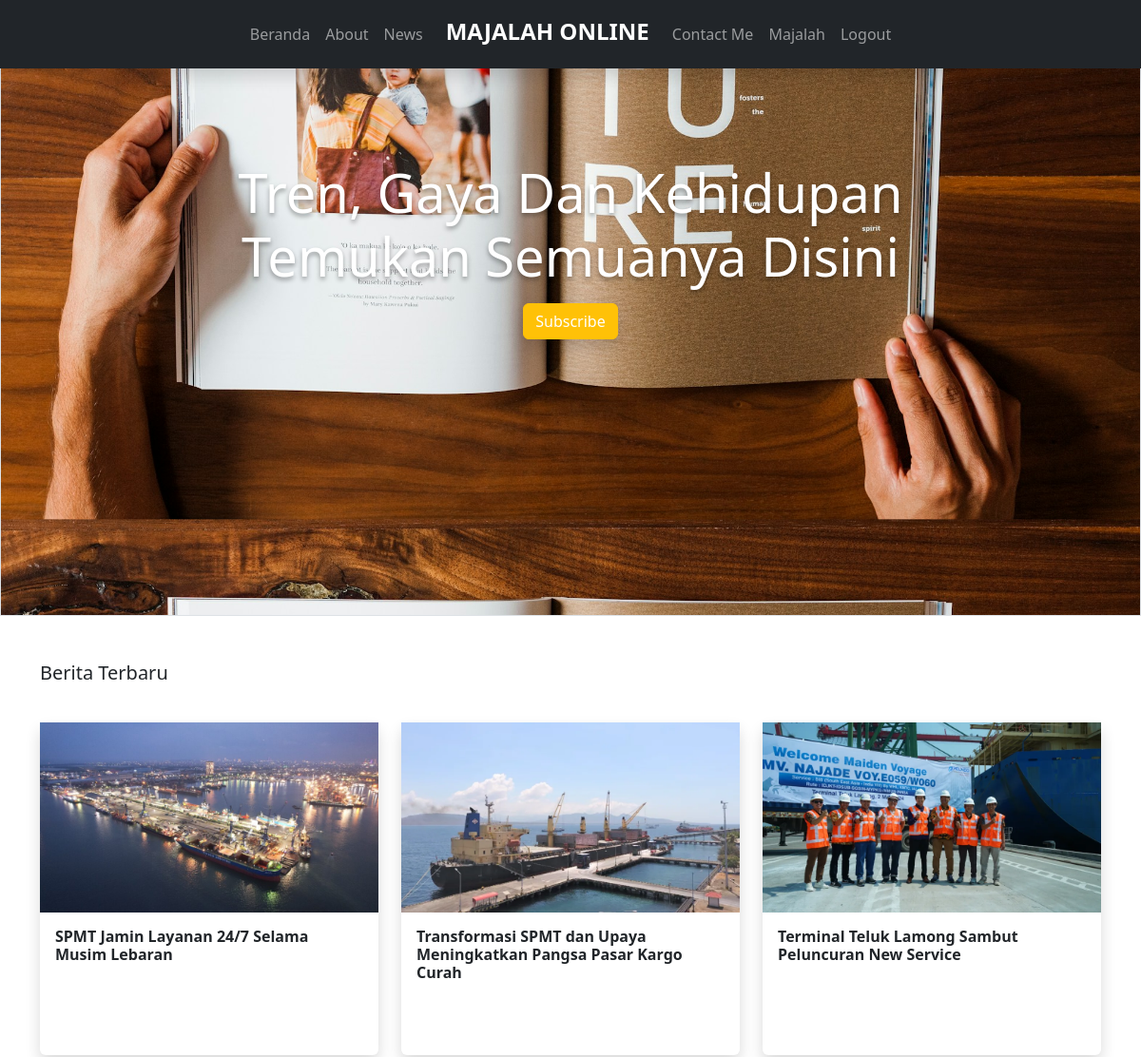
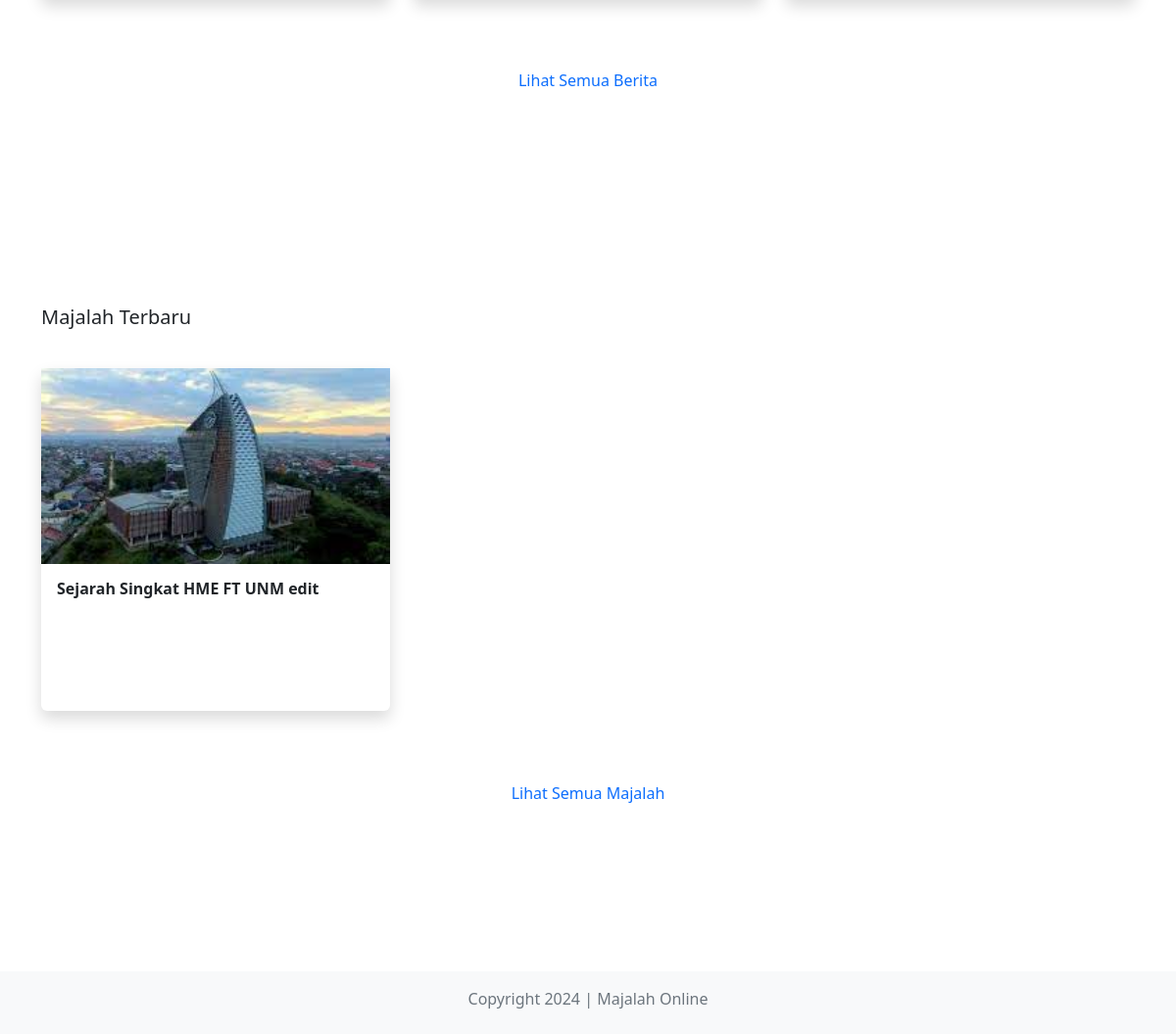
The app's page / (signed in) with its own data (2 pictures, top to bottom).
### tables this page shows
CREATE TABLE `berita` (
  `id_berita` int NOT NULL,
  `judul` varchar(200) NOT NULL DEFAULT '0',
  `gambar` varchar(100) NOT NULL DEFAULT '0',
  `isi` text NOT NULL
);

CREATE TABLE `majalah` (
  `id_majalah` int NOT NULL,
  `judul` varchar(200) DEFAULT NULL,
  `edisi` varchar(50) DEFAULT NULL,
  `desk` text,
  `isi` varchar(50) DEFAULT NULL,
  `cover` varchar(50) DEFAULT NULL,
  `harga_digital` int DEFAULT NULL,
  `harga_cetak` int DEFAULT NULL,
  `harga_keduanya` int DEFAULT NULL
);

### admin/function/query.php (called while the page is built, shortened)
<?php
function query_select($table, $role = [])
{
  global $conn;
  $sql = "SELECT * FROM $table";
  if (isset($role['orderby'])) {
    $sql .= " ORDER BY " . $role['orderby'];
  }
  if (isset($role['limit'])) {
    $sql .= " LIMIT " . $role['limit'];
  }
  $result = mysqli_query($conn, $sql);
  $rows = [];
  while ($row = mysqli_fetch_assoc($result)) {
    $rows[] = $row;
  }
  return $rows;
}

### index.php (the view, shortened to what this page needs)
<?php require 'Comp/header.php'; ?>
<?php
$berita = query_select('berita', ["orderby" => "id_berita DESC", "limit" => "3"]);
$majalah = query_select('majalah', ["orderby" => "id_majalah DESC", "limit" => "3"]);
?>
<?php require 'Comp/navbar.php'; ?>
<?php require 'Comp/jumbotron.php' ?>
<section class="main mt-4 pt-4" id="produk " style="min-height: 88vh;">
  <div class="container">
    <h5 class="mb-4 pb-3">Berita Terbaru</h5>
    <div class="row">
      <?php if ($berita) : ?>
        <?php foreach ($berita as $item) : ?>
          <div class="col-md-4 col-6 mb-4">
            <a class="text-decoration-none" href="detail.php?id=<?= $item['id_berita'] ?>">
            <div class="card shadow border-0">
              <div style="width:100%; height: 200px; background-size: cover; background-position: center; background-image: url(admin/assets/img/<?= $item['gambar'] ?>);">
              </div>
              <div class="card-body" style="height: 150px">
                <h6 class="card-title  text-dark fw-bold"><?= $item['judul'] ?></h6>
              </div>
            </div>
            </a>
          </div>
        <?php endforeach; ?>
      <?php endif; ?>
      <div class="col-12 text-center mt-5">
        <a href="berita.php" style="text-decoration: none;">Lihat Semua Berita</a>
      </div>
    </div>
  </div>
</section>
<section class="main mt-4 pt-4" id="produk " style="min-height: 88vh;">
  <div class="container">
    <h5 class="mb-4 pb-3">Majalah Terbaru</h5>
    <div class="row">
      <?php if ($majalah) : ?>
        <?php foreach ($majalah as $item) : ?>
          <div class="col-md-4 col-6 mb-4">
            <a class="text-decoration-none" href="majalah-detail.php?id=<?= $item["id_majalah"] ?>">
            <div class="card shadow border-0">
              <div style="width:100%; height: 200px; background-size: cover; background-position: center; background-image: url(admin/assets/img/<?= $item['cover'] ?>);">
              </div>
              <div class="card-body" style="height: 150px">
                <h6 class="card-title  text-dark fw-bold"><?= $item['judul'] ?></h6>
              </div>
            </div>
            </a>
          </div>
        <?php endforeach; ?>
      <?php endif; ?>
      <div class="col-12 text-center mt-5">
        <a href="majalah.php" style="text-decoration: none;">Lihat Semua Majalah</a>
      </div>
    </div>
  </div>
</section>
<?php include 'Comp/footer.php'; ?>

### records on screen
berita: gambar (picture), judul "SPMT Jamin Layanan 24/7 Selama Musim Lebaran"
berita: gambar (picture), judul "Transformasi SPMT dan Upaya Meningkatkan Pangsa Pasar Kargo Curah"
berita: gambar (picture), judul "Terminal Teluk Lamong Sambut Peluncuran New Service"
majalah: cover (picture), judul "Sejarah Singkat HME FT UNM edit"
